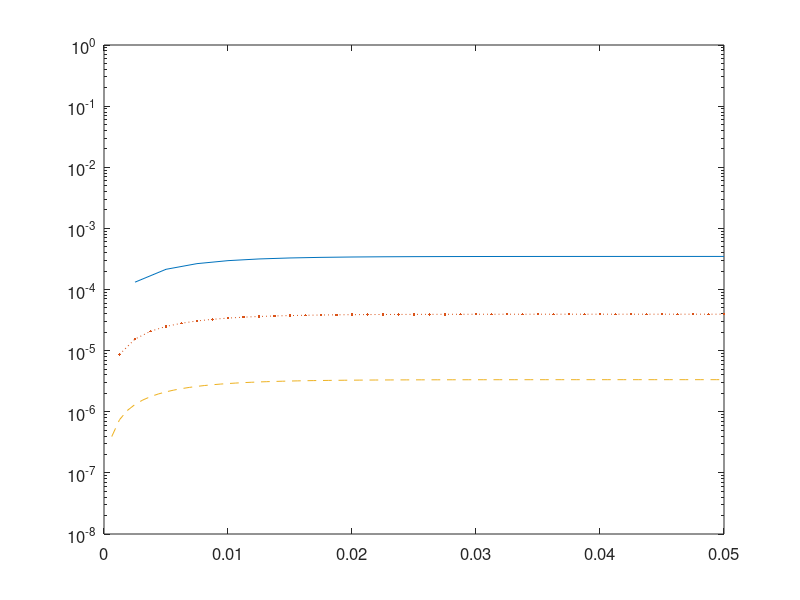

Recreate this plot in MATLAB. (Note: this script raises an error after producing the figure.)
% u'(t)=1-c*sqrt(u)*u, t in [0,0.05] 
% Initial condition: u(0)=u_s ;
clear; clc,close all;
tic
Nt = [20 40 80];
U = [];
Error = [];
c = 10000;
u_s = 1/sqrt(c);
ta = 0;
tb = 0.05;
kappa = 800;
fun = @(t,u) 1-c*abs(u)*u;
pz = @(z) 1+z+z^2/2+z^3/6+z^4/24+0.004477718303076*z^5;
for k = 1:length(Nt)
    N = Nt(k);
    h = (tb-ta)/N;
    A = [1 0 0 0 0;
         0.444370493651235 0.555629506348765 0 0 0;
         0.620101851488403 0 0.379898148511597 0 0;
         0.178079954393132 0 0 0.821920045606868 0;
         0 0 0.517231671970585 0.096059710526147 0.386708617503268];
    b = [0.39175222657189 0 0 0 0;
         0 0.368410593050371 0 0 0;
         0 0 0.251891774271694 0 0;
         0 0 0 0.54497475022852 0;
         0 0 0 0.063692468666290 0.226007483236906];
    t = ta:h:tb;                     % interval partition
    u(1) = 1.0*u_s;                  % initial value
    % Taylor polynomial approximations 
    ci = [0 0.39175222700392 0.58607968896779 0.47454236302687 0.93501063100924 1.0];
    psi(1) = pz(ci(1)*h*kappa);
    psi(2) = pz(ci(2)*h*kappa);
    psi(3) = pz(ci(3)*h*kappa);
    psi(4) = pz(ci(4)*h*kappa);
    psi(5) = pz(ci(5)*h*kappa);
    psi(6) = pz(ci(6)*h*kappa);
    for n = 1:N
        % MERK(5,4)
        u1 = 1/psi(2)*( psi(1)*( A(1,1)*u(n)+b(1,1)*h.*( fun(t(n),u(n))+       kappa*u(n) ) ) );
        u2 = 1/psi(3)*( psi(1)*( A(2,1)*u(n)+b(2,1)*h.*( fun(t(n),u(n))+       kappa*u(n) ) )+...
                        psi(2)*( A(2,2)*u1+  b(2,2)*h.*( fun(t(n)+0.39175222700392*h,u1)+kappa*u1 ) ) );
        u3 = 1/psi(4)*( psi(1)*( A(3,1)*u(n)+b(3,1)*h.*( fun(t(n),u(n))+       kappa*u(n) ) )+...
                        psi(2)*( A(3,2)*u1+  b(3,2)*h.*( fun(t(n)+0.39175222700392*h,u1)+kappa*u1 ) )+...
                        psi(3)*( A(3,3)*u2+  b(3,3)*h.*( fun(t(n)+0.58607968896779*h,u2)+kappa*u2 ) ) );
        u4 = 1/psi(5)*( psi(1)*( A(4,1)*u(n)+b(4,1)*h.*( fun(t(n),u(n))+       kappa*u(n) ) )+...
                        psi(2)*( A(4,2)*u1+  b(4,2)*h.*( fun(t(n)+0.39175222700392*h,u1)+kappa*u1 ) )+...
                        psi(3)*( A(4,3)*u2+  b(4,3)*h.*( fun(t(n)+0.58607968896779*h,u2)+kappa*u2 ) )+...
                        psi(4)*( A(4,4)*u3+  b(4,4)*h.*( fun(t(n)+0.47454236302687*h,u3)+kappa*u3 ) ) );
    u(n+1) = 1/psi(6)*( psi(1)*( A(5,1)*u(n)+b(5,1)*h.*( fun(t(n),u(n))+       kappa*u(n) ) )+...
                        psi(2)*( A(5,2)*u1+  b(5,2)*h.*( fun(t(n)+0.39175222700392*h,u1)+kappa*u1 ) )+...
                        psi(3)*( A(5,3)*u2+  b(5,3)*h.*( fun(t(n)+0.58607968896779*h,u2)+kappa*u2 ) )+...
                        psi(4)*( A(5,4)*u3+  b(5,4)*h.*( fun(t(n)+0.47454236302687*h,u3)+kappa*u3 ) )+...
                        psi(5)*( A(5,5)*u4+  b(5,5)*h.*( fun(t(n)+0.93501063100924*h,u4)+kappa*u4 ) ) );
    end
    T{k} = t;
    U{k} = u;
end
t_s = ta:0.0001:tb;
u_s = ones(1,length(t_s))*u_s;

%% logarithmic plot
figure(1)
semilogy(T{1},abs(U{1}-0.01),'-',T{2},abs(U{2}-0.01),':.',T{3},abs(U{3}-0.01),'--');
axis([ta,tb,1e-8,1e-0]);
set(gcf,'color','w');
set (gca,'FontSize',12,'fontweight','demi');
xlabel('$t$','Interpreter','latex','FontSize',16);
ylabel('$|u-u^{*}|$','Interpreter','latex','FontSize',16);
legend('$N=20$','$N=40$','$N=80$','location','northeast');
set(gcf,'Units','centimeters','Position',[10 5 13 10]);
set(gca,'linewidth',1);
set(gca,'box','off');
set(get(gca,'Children'),'linewidth',2);
toc
